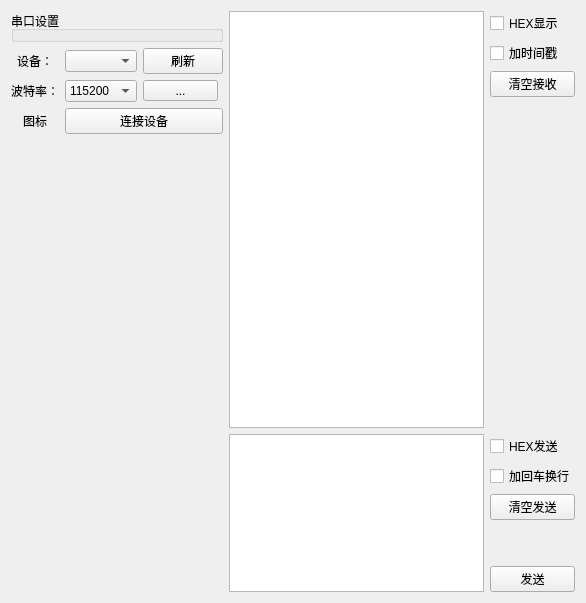
<?xml version="1.0" encoding="UTF-8"?>
<ui version="4.0">
 <class>SerialAssistWidget</class>
 <widget class="QWidget" name="SerialAssistWidget">
  <property name="geometry">
   <rect>
    <x>0</x>
    <y>0</y>
    <width>586</width>
    <height>603</height>
   </rect>
  </property>
  <property name="windowTitle">
   <string>Form</string>
  </property>
  <layout class="QVBoxLayout" name="verticalLayout_7">
   <item>
    <layout class="QHBoxLayout" name="horizontalLayout" stretch="0,1">
     <item>
      <layout class="QVBoxLayout" name="verticalLayout_2">
       <item>
        <layout class="QVBoxLayout" name="verticalLayout">
         <item>
          <widget class="QGroupBox" name="groupBox">
           <property name="title">
            <string>串口设置</string>
           </property>
          </widget>
         </item>
         <item>
          <layout class="QGridLayout" name="gridLayout">
           <item row="0" column="0" alignment="Qt::AlignHCenter">
            <widget class="QLabel" name="label">
             <property name="text">
              <string>设备：</string>
             </property>
            </widget>
           </item>
           <item row="0" column="1">
            <widget class="QComboBox" name="cb_device"/>
           </item>
           <item row="0" column="2">
            <widget class="QPushButton" name="btn_refresh">
             <property name="minimumSize">
              <size>
               <width>75</width>
               <height>0</height>
              </size>
             </property>
             <property name="maximumSize">
              <size>
               <width>16777215</width>
               <height>16777215</height>
              </size>
             </property>
             <property name="text">
              <string>刷新</string>
             </property>
            </widget>
           </item>
           <item row="1" column="0" alignment="Qt::AlignHCenter">
            <widget class="QLabel" name="label_2">
             <property name="text">
              <string>波特率：</string>
             </property>
            </widget>
           </item>
           <item row="1" column="1">
            <widget class="QComboBox" name="cb_baud">
             <property name="currentIndex">
              <number>3</number>
             </property>
             <item>
              <property name="text">
               <string>9600</string>
              </property>
             </item>
             <item>
              <property name="text">
               <string>19200</string>
              </property>
             </item>
             <item>
              <property name="text">
               <string>57600</string>
              </property>
             </item>
             <item>
              <property name="text">
               <string>115200</string>
              </property>
             </item>
             <item>
              <property name="text">
               <string>256000</string>
              </property>
             </item>
            </widget>
           </item>
           <item row="1" column="2">
            <widget class="QToolButton" name="btn_setting">
             <property name="minimumSize">
              <size>
               <width>75</width>
               <height>0</height>
              </size>
             </property>
             <property name="text">
              <string>...</string>
             </property>
            </widget>
           </item>
           <item row="2" column="0" alignment="Qt::AlignHCenter">
            <widget class="QLabel" name="label_status">
             <property name="text">
              <string>图标</string>
             </property>
            </widget>
           </item>
           <item row="2" column="1" colspan="2">
            <widget class="QPushButton" name="btn_connect">
             <property name="minimumSize">
              <size>
               <width>120</width>
               <height>0</height>
              </size>
             </property>
             <property name="maximumSize">
              <size>
               <width>16777215</width>
               <height>16777215</height>
              </size>
             </property>
             <property name="text">
              <string>连接设备</string>
             </property>
            </widget>
           </item>
          </layout>
         </item>
        </layout>
       </item>
       <item>
        <spacer name="verticalSpacer">
         <property name="orientation">
          <enum>Qt::Vertical</enum>
         </property>
         <property name="sizeHint" stdset="0">
          <size>
           <width>20</width>
           <height>40</height>
          </size>
         </property>
        </spacer>
       </item>
      </layout>
     </item>
     <item>
      <layout class="QVBoxLayout" name="verticalLayout_6" stretch="1,0">
       <item>
        <layout class="QGridLayout" name="gridLayout_2">
         <item row="0" column="1">
          <layout class="QVBoxLayout" name="verticalLayout_3">
           <item>
            <widget class="QCheckBox" name="checkBox">
             <property name="text">
              <string>HEX显示</string>
             </property>
            </widget>
           </item>
           <item>
            <widget class="QCheckBox" name="checkBox_2">
             <property name="minimumSize">
              <size>
               <width>85</width>
               <height>0</height>
              </size>
             </property>
             <property name="text">
              <string>加时间戳</string>
             </property>
            </widget>
           </item>
           <item>
            <widget class="QPushButton" name="pushButton_3">
             <property name="text">
              <string>清空接收</string>
             </property>
            </widget>
           </item>
          </layout>
         </item>
         <item row="1" column="1">
          <spacer name="verticalSpacer_2">
           <property name="orientation">
            <enum>Qt::Vertical</enum>
           </property>
           <property name="sizeHint" stdset="0">
            <size>
             <width>20</width>
             <height>40</height>
            </size>
           </property>
          </spacer>
         </item>
         <item row="0" column="0" rowspan="2">
          <widget class="QTextEdit" name="edit_recv"/>
         </item>
        </layout>
       </item>
       <item>
        <layout class="QGridLayout" name="gridLayout_3">
         <item row="0" column="1">
          <layout class="QVBoxLayout" name="verticalLayout_5">
           <item>
            <layout class="QVBoxLayout" name="verticalLayout_4">
             <item>
              <widget class="QCheckBox" name="checkBox_3">
               <property name="text">
                <string>HEX发送</string>
               </property>
              </widget>
             </item>
             <item>
              <widget class="QCheckBox" name="checkBox_4">
               <property name="minimumSize">
                <size>
                 <width>85</width>
                 <height>0</height>
                </size>
               </property>
               <property name="text">
                <string>加回车换行</string>
               </property>
              </widget>
             </item>
             <item>
              <widget class="QPushButton" name="pushButton_4">
               <property name="text">
                <string>清空发送</string>
               </property>
              </widget>
             </item>
            </layout>
           </item>
           <item>
            <spacer name="verticalSpacer_3">
             <property name="orientation">
              <enum>Qt::Vertical</enum>
             </property>
             <property name="sizeHint" stdset="0">
              <size>
               <width>20</width>
               <height>40</height>
              </size>
             </property>
            </spacer>
           </item>
           <item>
            <widget class="QPushButton" name="btn_send">
             <property name="text">
              <string>发送</string>
             </property>
            </widget>
           </item>
          </layout>
         </item>
         <item row="0" column="0">
          <widget class="QTextEdit" name="edit_send">
           <property name="sizePolicy">
            <sizepolicy hsizetype="Expanding" vsizetype="Ignored">
             <horstretch>0</horstretch>
             <verstretch>0</verstretch>
            </sizepolicy>
           </property>
          </widget>
         </item>
        </layout>
       </item>
      </layout>
     </item>
    </layout>
   </item>
  </layout>
 </widget>
 <resources/>
 <connections/>
</ui>
